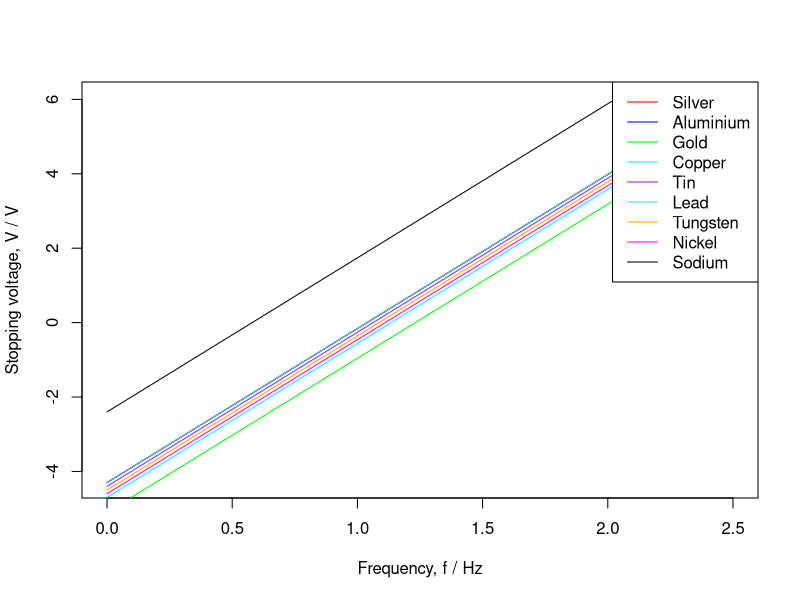

Here is the R script that generated this plot:
library(hash)

electronCharge <- 1.6e-19   # C
h <- 6.626e-34                         # J s

ag <- hash()

ag[["name"]] <- "Silver"
ag[["colour"]] <- "red"
ag[["workFunction"]] <- 4.3

al <- hash()

al[["name"]] <- "Aluminium"
al[["colour"]] <- "blue"
al[["workFunction"]] <- 4.3

au <- hash()

au[["name"]] <- "Gold"
au[["colour"]] <- "green"
au[["workFunction"]] <- 5.1

cu <- hash()

cu[["name"]] <- "Copper"
cu[["colour"]] <- "cyan"
cu[["workFunction"]] <- 4.7

sn <- hash()

sn[["name"]] <- "Tin"
sn[["colour"]] <- "purple"
sn[["workFunction"]] <- 4.4

pb <- hash()

pb[["name"]] <- "Lead"
pb[["colour"]] <- "turquoise"
pb[["workFunction"]] <- 4.3

w <- hash()

w[["name"]] <- "Tungsten"
w[["colour"]] <- "orange"
w[["workFunction"]] <- 4.5

ni <- hash()

ni[["name"]] <- "Nickel"
ni[["colour"]] <- "magenta"
ni[["workFunction"]] <- 4.6

na <- hash()

na[["name"]] <- "Sodium"
na[["colour"]] <- "black"
na[["workFunction"]] <- 2.4
  
materials <- c(ag, al, au, cu, sn, pb, w, ni, na)

plotPhotoelectricEffect <- function(W, col, add) {
  curve(
    h * (x * 10^15) / electronCharge - W,
    from=0, to=2.5,
    col=col, add=add,
    xlab="Frequency, f / Hz",
    ylab="Stopping voltage, V / V"
  )
}

graphExists <- FALSE
for (mat in materials) {
  plotPhotoelectricEffect(mat[["workFunction"]], mat[["colour"]], graphExists)
  graphExists <- TRUE
}

matNames <- c()
colours <- c()

for (mat in materials) {
  matNames <- c(matNames, mat[["name"]])
  colours <- c(colours, mat[["colour"]])
}

legend("topright", legend=matNames, col=colours, lty=1:1)
